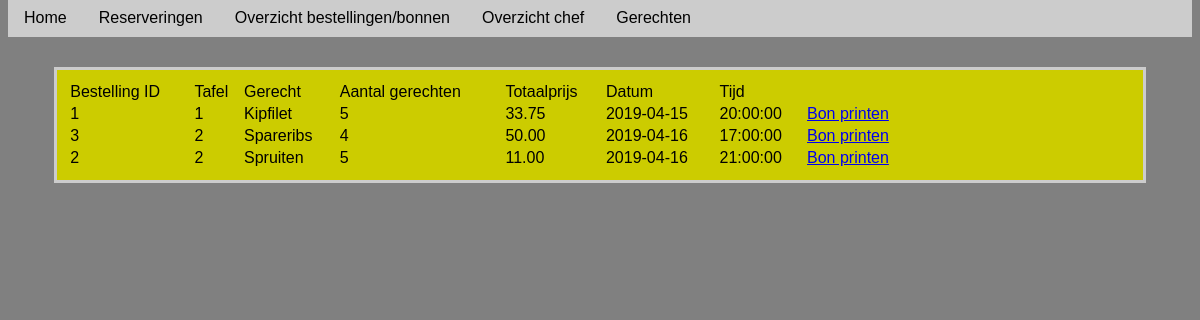
Screenshot of /clsBon.php with the database file from the repository.
### tables this page shows
CREATE TABLE `bestelling` (
  `BestellingID` int(11) NOT NULL,
  `Aantal` int(11) NOT NULL,
  `Datum` date NOT NULL,
  `Tijd` time NOT NULL,
  `Totaalprijs` decimal(5,2) NOT NULL,
  `Tafel` varchar(3) NOT NULL,
  `Contant` decimal(5,2) DEFAULT NULL,
  `Menuitemcode` int(11) NOT NULL
);

CREATE TABLE `menuitem` (
  `Menuitemcode` int(11) NOT NULL,
  `Gerechtcode` varchar(3) NOT NULL,
  `Menuitem` varchar(30) NOT NULL,
  `Prijs` decimal(5,2) NOT NULL
);

### clsBon.php (the view, shortened to what this page needs)
<!DOCTYPE html PUBLIC "-//W3C//DTD XHTML 1.0 Transitional//EN" "http://www.w3.org/TR/xhtml1/DTD/xhtml1-transitional.dtd">
<html xmlns="http://www.w3.org/1999/xhtml">
<head>
	<link rel="stylesheet" type="text/css" a href="styles/style.css"/>
</head>
 <?php
include_once 'includes/header.php'
?>
<body>
 <main>
    <table width='80%'>
 <thead>
    <tr>
        <td>Bestelling ID</td>
        <td>Tafel</td>
        <td>Gerecht</td>
        <td>Aantal gerechten</td>
        <td>Totaalprijs</td>
        <td>Datum</td>
    	<td>Tijd</td>
    </tr>
    </thead>
    <tbody>
    <?php
	require_once "includes/config.php";
     $sql = "SELECT bestelling.BestellingID,  bestelling.Tafel, menuitem.Menuitem, bestelling.Aantal, bestelling.Totaalprijs, bestelling.Datum, bestelling.Tijd FROM bestelling JOIN menuitem ON bestelling.menuitemcode = menuitem.menuitemcode ORDER BY datum, tijd ASC";
            $result = $mysqli->query($sql);
            if($result->num_rows > 0) {
            while($row = $result->fetch_assoc()) {
		echo "<td>".$row['BestellingID']."</td>";
        echo "<td>".$row['Tafel']."</td>";
    	echo "<td>".$row['Menuitem']."</td>";
    	echo "<td>".$row['Aantal']."</td>";
    	echo "<td>".$row['Totaalprijs']."</td>";
    	echo "<td>".$row['Datum']."</td>";
    	echo "<td>".$row['Tijd']."</td>";
    	echo "<td> <a href=\"classes/BonCRUD/print.php?id=$row[BestellingID]\">Bon printen</a></td>";
     }
    }
    ?>
    </tbody>
    </table>
 </main>
</body>
</html>

### styles/style.css (style rules this page uses)
main { margin-top:30px; margin-left: auto; margin-right: auto; width: 90%; border: 3px solid #cccccc; padding: 10px; background-color:#CCCC00; }
body { background-color:gray; margin-top:-5px; font-family:"Lucida Grande", arial, sans-serif; }

### rows the page displays
bestelling: BestellingID "1", Tafel "1", Menuitemcode.Menuitem "Kipfilet", Aantal "5", Totaalprijs "33.75", Datum "2019-04-15", Tijd "20:00:00"
bestelling: BestellingID "3", Tafel "2", Menuitemcode.Menuitem "Spareribs", Aantal "4", Totaalprijs "50.00", Datum "2019-04-16", Tijd "17:00:00"
bestelling: BestellingID "2", Tafel "2", Menuitemcode.Menuitem "Spruiten", Aantal "5", Totaalprijs "11.00", Datum "2019-04-16", Tijd "21:00:00"
